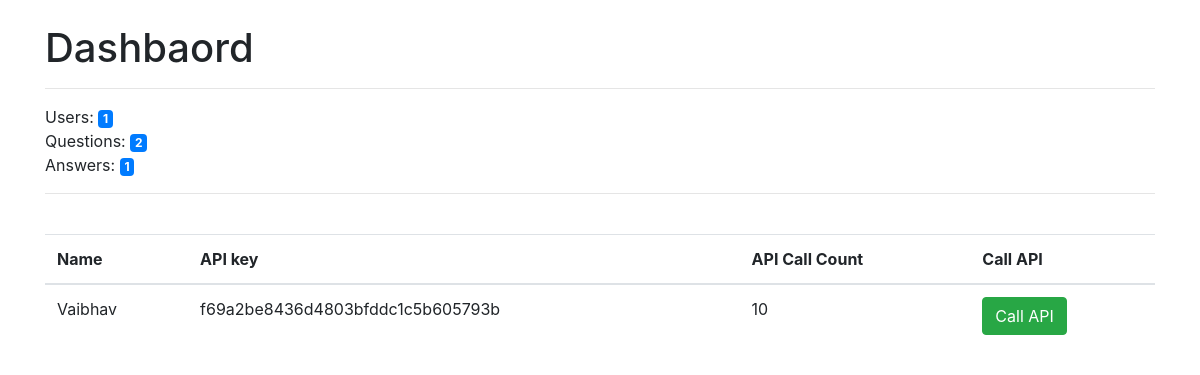
Before: / with the older database file.
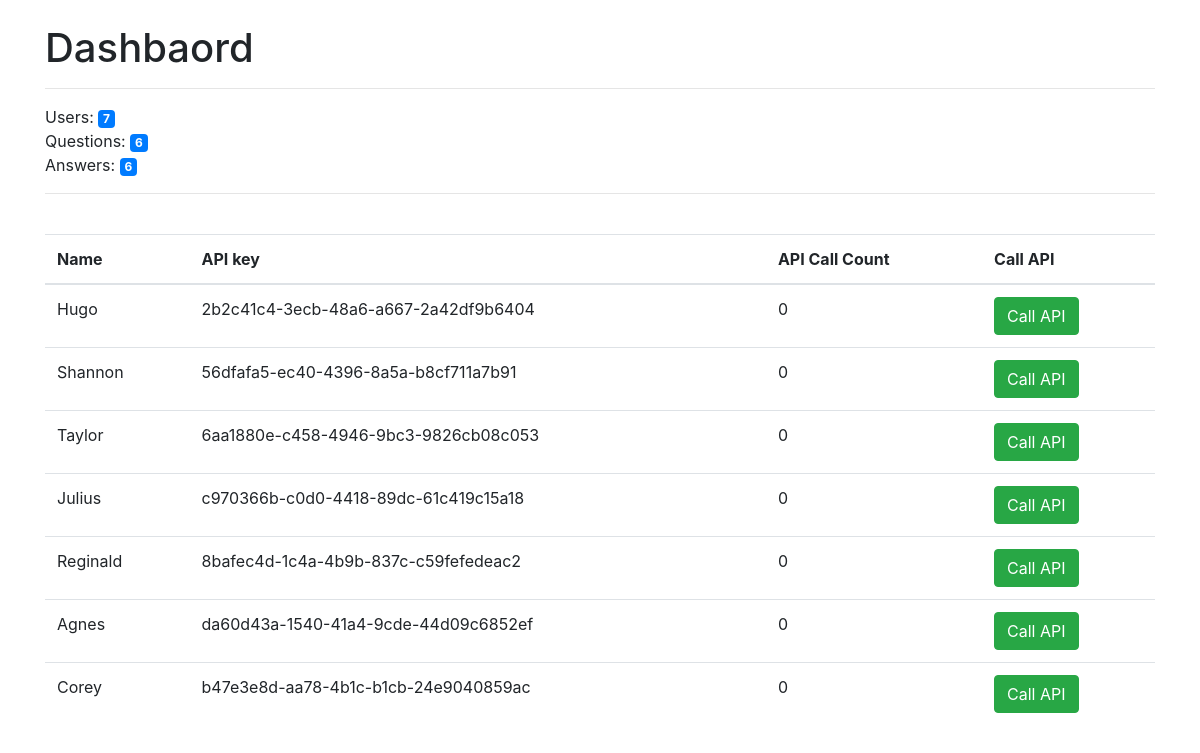
After: the same page with the newer database file.
### question_api/models.py (models this page shows, shortened)
class Tenant(models.Model):
	name = models.CharField(max_length=30)
	api_key = models.CharField(default=uuid.uuid4, max_length=100, editable=False)

### question_api/views.py (the view)
# urls.py: url(r'^$', index),
def index(request):
    context = {
        "questions": Question.objects.count(),
        "answers": Answer.objects.count(),
        "users": User.objects.count(),
        "tenants": [{
            "name": tenant.name,
            "api_key": tenant.api_key,
            "count": APICount.objects.filter(
                tenant=tenant).aggregate(Sum('count'))['count__sum'] or 0,
        } for tenant in Tenant.objects.all()]
    }
    return render_to_response('index.html', context=context)

### templates/index.html (shortened to what this page needs)
<!DOCTYPE html>
<html lang="en">
  <head>
    <link rel="stylesheet" href="https://maxcdn.bootstrapcdn.com/bootstrap/4.0.0-beta/css/bootstrap.min.css">
  </head>
  <body>
  	<div class="container">
  		<div class="row">
  			<div class="col-md-12">
          <br>
  				<h1 class="center">Dashbaord</h1>
          <hr>
		  		<div>Users: <span class="badge badge-primary"> {{users}} </span></div>
		  		<div>Questions: <span class="badge badge-primary"> {{ questions }} </span></div>
		  		<div>Answers: <span class="badge badge-primary"> {{ answers }} </span></div>
  			  <hr>
        </div>
  		</div>
  		<br>
  		<div class="row">
  			<div class="col-md-12">
  			<table class="table">
	  			<thead class="thead-default">
	  				<tr>
	  					<th>Name</th>
	  					<th>API key</th>
	  					<th>API Call Count</th>
	  					<th>Call API</th>
	  				</tr>
	  			</thead>
	  			<tbody>
	  				{% for tenant in tenants %}
	    			<tr>
	      				<td>{{tenant.name}}</td>
	      				<td>{{tenant.api_key}}</td>
	      				<td>{{tenant.count}}</td>
	      				<td>
	      					<a href="/api/questions/?api_key={{tenant.api_key}}&format=json" target="_blank">
	      						<button type="button" class="btn btn-success">Call API</button>
	      					</a>
	      				</td>
	    			</tr>
					{% endfor %}
	  			</tbody>
  			</table>
  			</div>
  		</div>
  	</div>
  </body>
</html>

Changed rows visible on the page:
removed Tenant: name "Vaibhav", api_key "f69a2be8436d4803bfddc1c5b605793b"
added Tenant: name "Hugo", api_key "2b2c41c4-3ecb-48a6-a667-2a42df9b6404"
added Tenant: name "Shannon", api_key "56dfafa5-ec40-4396-8a5a-b8cf711a7b91"
added Tenant: name "Taylor", api_key "6aa1880e-c458-4946-9bc3-9826cb08c053"
added Tenant: name "Julius", api_key "c970366b-c0d0-4418-89dc-61c419c15a18"
added Tenant: name "Reginald", api_key "8bafec4d-1c4a-4b9b-837c-c59fefedeac2"
added Tenant: name "Agnes", api_key "da60d43a-1540-41a4-9cde-44d09c6852ef"
added Tenant: name "Corey", api_key "b47e3e8d-aa78-4b1c-b1cb-24e9040859ac"
Other visible differences:
{{ users }}: "1" → "7"
{{ questions }}: "2" → "6"
{{ answers }}: "1" → "6"
new list line: "0 Call API"
list line gone: "10 Call API"
